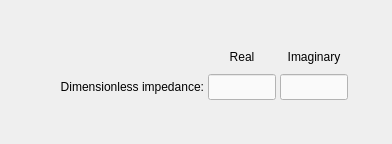
                    <widget class="QWidget" name="tab_single_value">
                     <attribute name="title">
                      <string>Single value</string>
                     </attribute>
                     <layout class="QGridLayout" name="gridLayout_9">
                      <property name="leftMargin">
                       <number>4</number>
                      </property>
                      <property name="topMargin">
                       <number>4</number>
                      </property>
                      <property name="rightMargin">
                       <number>4</number>
                      </property>
                      <property name="bottomMargin">
                       <number>4</number>
                      </property>
                      <property name="spacing">
                       <number>4</number>
                      </property>
                      <item row="1" column="2">
                       <widget class="QLabel" name="label_12">
                        <property name="minimumSize">
                         <size>
                          <width>68</width>
                          <height>26</height>
                         </size>
                        </property>
                        <property name="maximumSize">
                         <size>
                          <width>68</width>
                          <height>26</height>
                         </size>
                        </property>
                        <property name="frameShape">
                         <enum>QFrame::NoFrame</enum>
                        </property>
                        <property name="frameShadow">
                         <enum>QFrame::Raised</enum>
                        </property>
                        <property name="text">
                         <string>Real</string>
                        </property>
                        <property name="alignment">
                         <set>Qt::AlignCenter</set>
                        </property>
                       </widget>
                      </item>
                      <item row="1" column="3">
                       <widget class="QLabel" name="label_10">
                        <property name="minimumSize">
                         <size>
                          <width>68</width>
                          <height>26</height>
                         </size>
                        </property>
                        <property name="maximumSize">
                         <size>
                          <width>68</width>
                          <height>26</height>
                         </size>
                        </property>
                        <property name="frameShape">
                         <enum>QFrame::NoFrame</enum>
                        </property>
                        <property name="frameShadow">
                         <enum>QFrame::Raised</enum>
                        </property>
                        <property name="text">
                         <string>Imaginary</string>
                        </property>
                        <property name="alignment">
                         <set>Qt::AlignCenter</set>
                        </property>
                       </widget>
                      </item>
                      <item row="2" column="1">
                       <widget class="QLabel" name="label_dimensionless_impedance">
                        <property name="enabled">
                         <bool>true</bool>
                        </property>
                        <property name="minimumSize">
                         <size>
                          <width>160</width>
                          <height>26</height>
                         </size>
                        </property>
                        <property name="maximumSize">
                         <size>
                          <width>160</width>
                          <height>26</height>
                         </size>
                        </property>
                        <property name="text">
                         <string>Dimensionless impedance:</string>
                        </property>
                        <property name="alignment">
                         <set>Qt::AlignRight|Qt::AlignTrailing|Qt::AlignVCenter</set>
                        </property>
                       </widget>
                      </item>
                      <item row="2" column="3">
                       <widget class="QLineEdit" name="lineEdit_impedance_imag">
                        <property name="minimumSize">
                         <size>
                          <width>68</width>
                          <height>26</height>
                         </size>
                        </property>
                        <property name="maximumSize">
                         <size>
                          <width>68</width>
                          <height>26</height>
                         </size>
                        </property>
                        <property name="styleSheet">
                         <string notr="true">QLineEdit{color: rgb(0, 0, 0); background-color: rgb(250, 250, 250)}
QLineEdit:disabled{color: rgb(100, 100, 100); background-color: rgb(240, 240, 240)}</string>
                        </property>
                        <property name="text">
                         <string/>
                        </property>
                        <property name="alignment">
                         <set>Qt::AlignCenter</set>
                        </property>
                       </widget>
                      </item>
                      <item row="2" column="2">
                       <widget class="QLineEdit" name="lineEdit_impedance_real">
                        <property name="minimumSize">
                         <size>
                          <width>68</width>
                          <height>26</height>
                         </size>
                        </property>
                        <property name="maximumSize">
                         <size>
                          <width>68</width>
                          <height>26</height>
                         </size>
                        </property>
                        <property name="styleSheet">
                         <string notr="true">QLineEdit{color: rgb(0, 0, 0); background-color: rgb(250, 250, 250)}
QLineEdit:disabled{color: rgb(100, 100, 100); background-color: rgb(240, 240, 240)}</string>
                        </property>
                        <property name="text">
                         <string/>
                        </property>
                        <property name="alignment">
                         <set>Qt::AlignCenter</set>
                        </property>
                       </widget>
                      </item>
                      <item row="2" column="4">
                       <spacer name="horizontalSpacer_7">
                        <property name="orientation">
                         <enum>Qt::Horizontal</enum>
                        </property>
                        <property name="sizeHint" stdset="0">
                         <size>
                          <width>40</width>
                          <height>20</height>
                         </size>
                        </property>
                       </spacer>
                      </item>
                      <item row="2" column="0">
                       <spacer name="horizontalSpacer_8">
                        <property name="orientation">
                         <enum>Qt::Horizontal</enum>
                        </property>
                        <property name="sizeHint" stdset="0">
                         <size>
                          <width>40</width>
                          <height>20</height>
                         </size>
                        </property>
                       </spacer>
                      </item>
                      <item row="3" column="2">
                       <spacer name="verticalSpacer">
                        <property name="orientation">
                         <enum>Qt::Vertical</enum>
                        </property>
                        <property name="sizeHint" stdset="0">
                         <size>
                          <width>20</width>
                          <height>40</height>
                         </size>
                        </property>
                       </spacer>
                      </item>
                      <item row="0" column="2">
                       <spacer name="verticalSpacer_2">
                        <property name="orientation">
                         <enum>Qt::Vertical</enum>
                        </property>
                        <property name="sizeHint" stdset="0">
                         <size>
                          <width>20</width>
                          <height>40</height>
                         </size>
                        </property>
                       </spacer>
                      </item>
                     </layout>
                    </widget>
